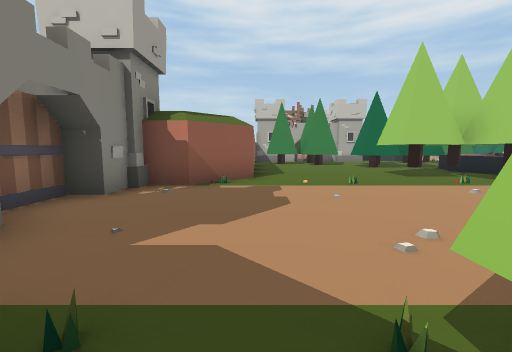
view 1 (above)

24 first-person views from a walk through a scene from a Unity 3-D project. The camera is 1.4 m above the floor, tilts 6° down and sees 90° across. The floor is counted in squares, 2 m on a side. Each view is taken from the middle of a square. On the plan, view 1 faces up. The plan holds only what a view shows up to about 9 squares ahead; the rest is blank. The place goes on beyond the plan. The player is left out.

view 2
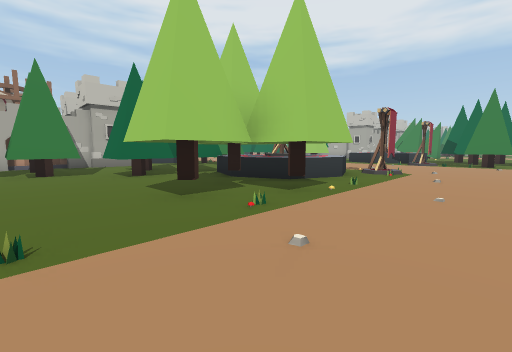

view 3
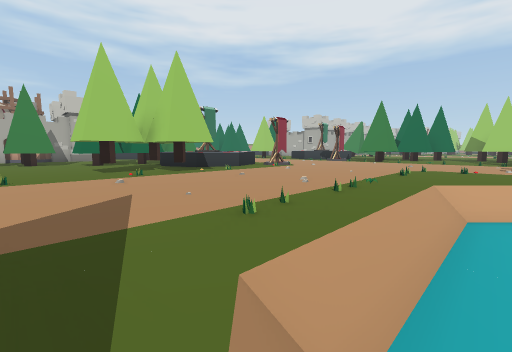

view 4
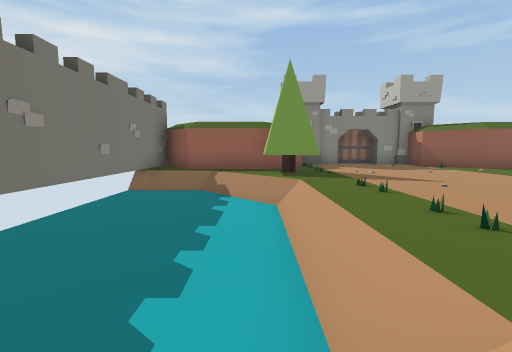

view 5
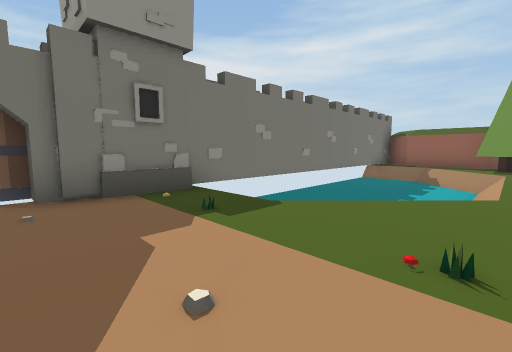

view 6
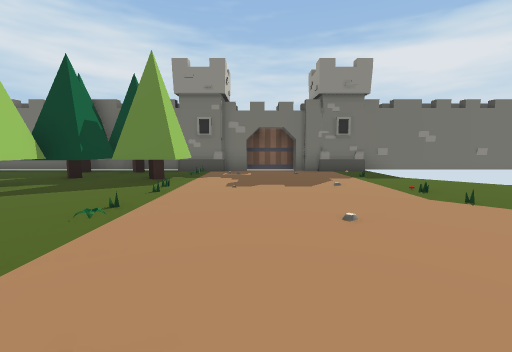

view 7
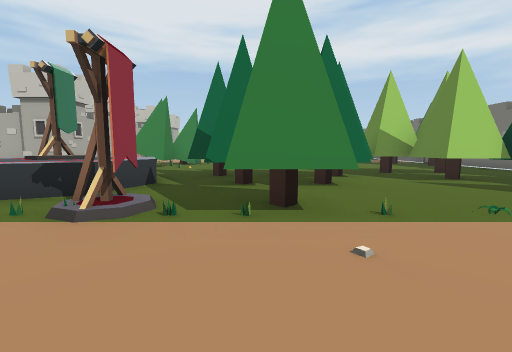

view 8
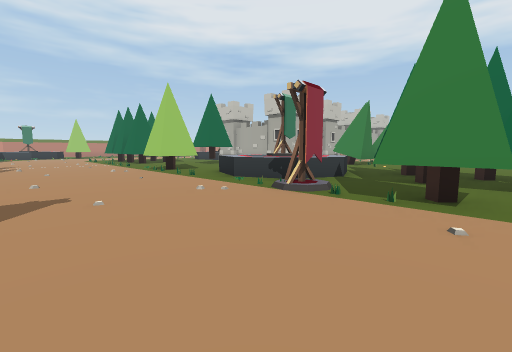

view 9
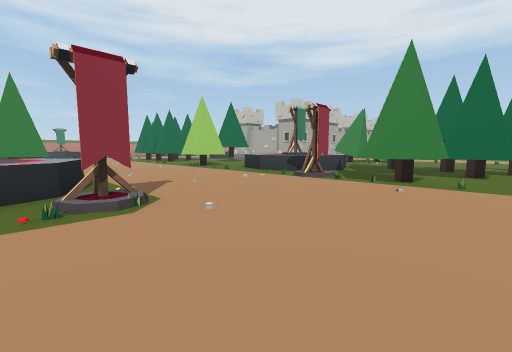

view 10
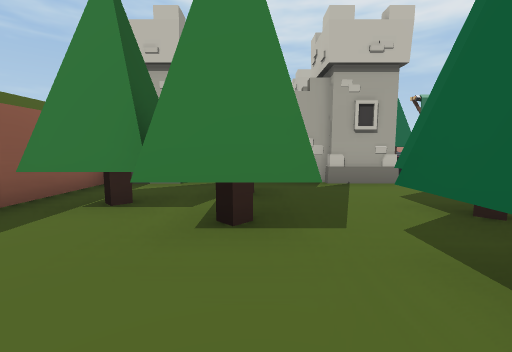

view 11
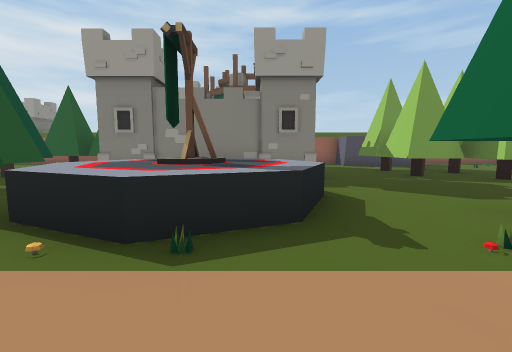

view 12
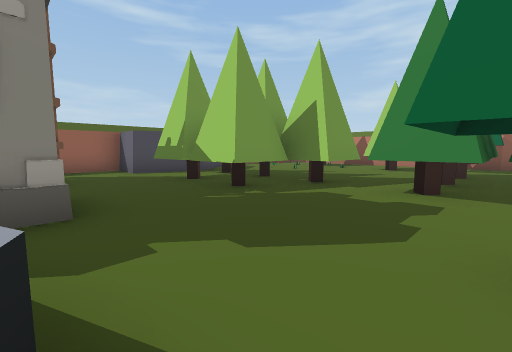

view 13
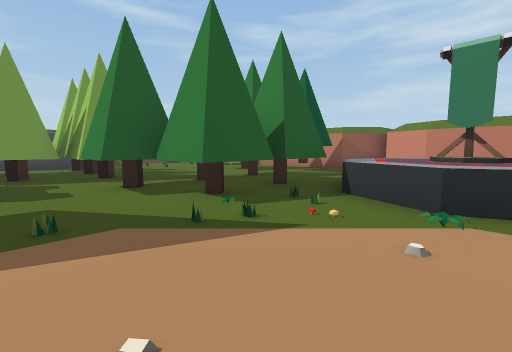

view 14
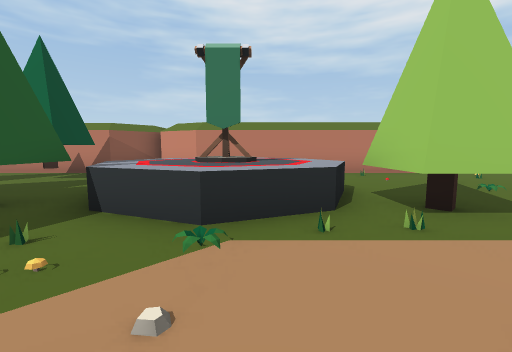

view 15
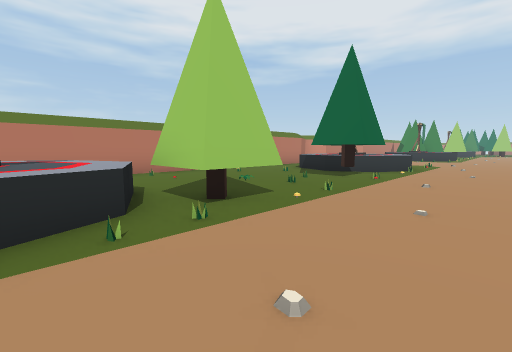

view 16
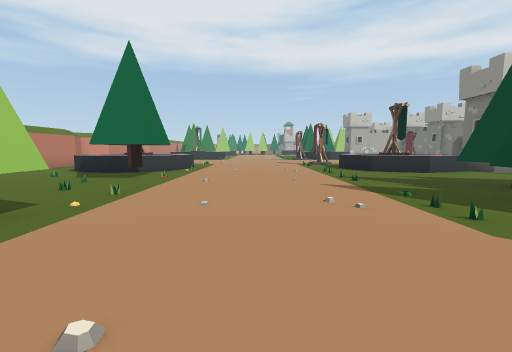

view 17
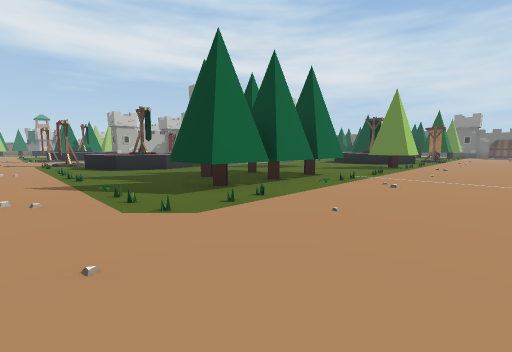

view 18
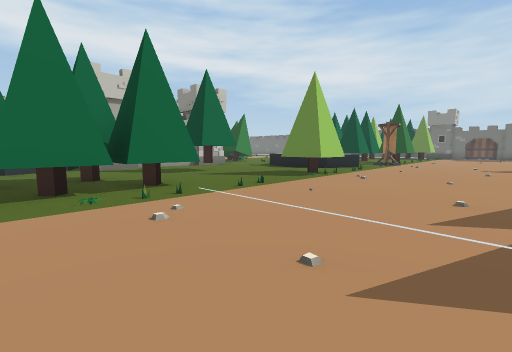

view 19
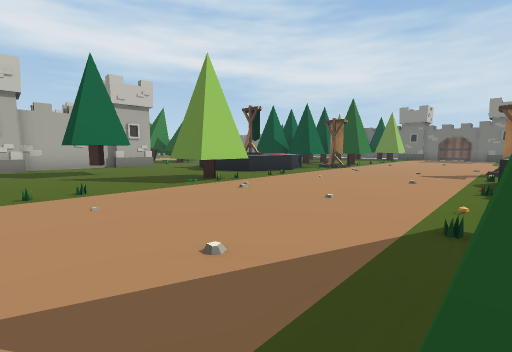

view 20
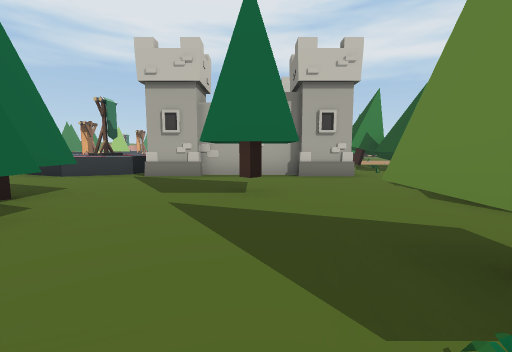

view 21
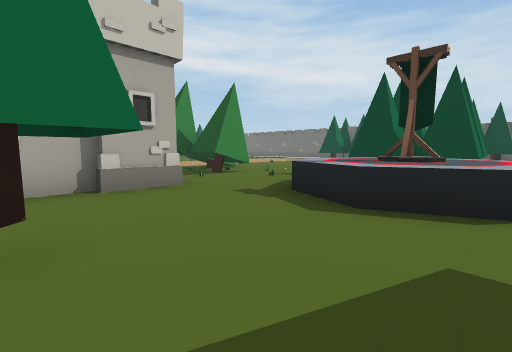

view 22
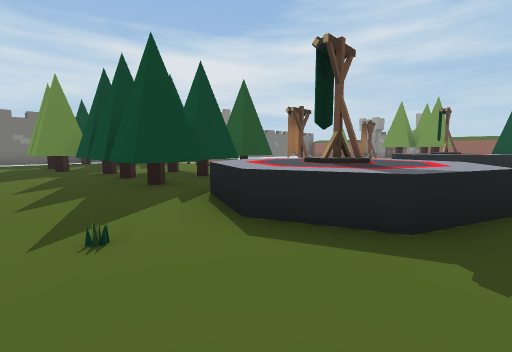

view 23
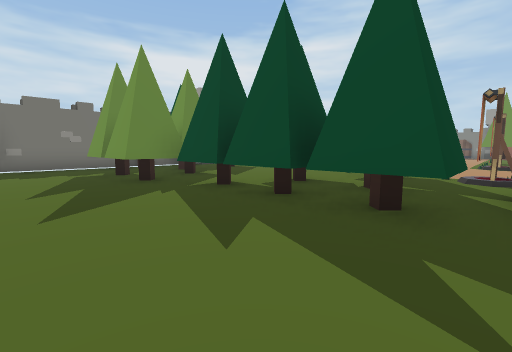

view 24
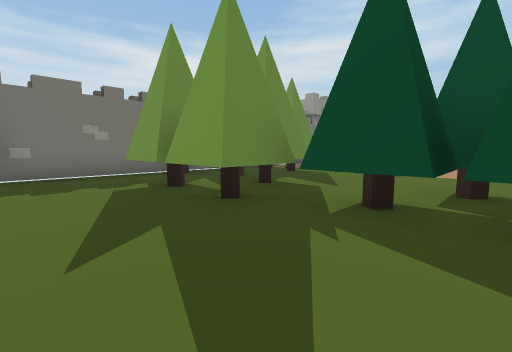

### Floor plan
Key: @ floor where view 1 was taken; # wall or solid block; x gap in a wall; . main floor; - floor 1 m lower than the main floor; / step, stairs or slope; ^ raised ledge; T tree; G gate; H thing the floor can be seen under or through; W tower.
Columns run from 3 left of view 1 to 22 right of it. Each row starts with its distance up from view 1.
 32             ###
 31           ###.#######    #
 30          ....     ........
 29          T.T... ^........
 28         TT....^^^^......^
 27         ...#..^^^^......^
 26       .....T##^^^^TT..Tx^^
 25       .....#T#............
 24      .#TT#.#T#............
 23     #.TTT..T..............
 22    ##.###T................
 21    #........T  ...........
 20    #.....................^
 19       # WW.^.......#TT..^^
 18          #^^^......TT ..^^
 17          # ^^^.....###..^^
 16          #^^^.....T#T#..WW
 15      #G### ^............#W
 14    #...... ###..........#
 13    #TT#....T #.......T..#
 12    ##T#.##  ##....#T....#
 11     .T#.TT   .....TT....WW
 10     ...###T^ .......^.....
  9     ......T^^......^^^....
  8     ....TT^^^^.....^^^^..T
  7   ##...#T#^^^......^^^....
  6  ##....###.^.#....#.^.....
  5  #......##..........TT#...
  4 ##................TT#TT...
  3 G.................#T#TT...
  2  ...................#T#...
  1   ..T/...//...............
  0   #@T//////..........HH#..
 -1   ##./-----/.........HT#..
 -2    #/------ /.....T#HHT#..
 -3   ##/------ /......TTT....
 -4   #./------ /##..####T#...
 -5   ############ GG     ####

Positions as (right, up) in squares from view 1, and headings:
1: (0, 0), facing up
2: (2, 3), facing up-right
3: (2, -1), facing up-right
4: (8, -1), facing left
5: (12, 0), facing down-left
6: (13, 4), facing down
7: (12, 4), facing right
8: (11, 3), facing up-right
9: (9, 2), facing up-right
10: (3, 9), facing up
11: (12, 18), facing left
12: (9, 19), facing up-left
13: (13, 22), facing up-left
14: (13, 23), facing up
15: (13, 23), facing up-right
16: (13, 23), facing right
17: (12, 22), facing down-right
18: (11, 18), facing down-right
19: (10, 15), facing down-right
20: (14, 13), facing right
21: (16, 13), facing down-right
22: (21, 10), facing down-left
23: (22, 6), facing down-left
24: (22, 3), facing down-left
